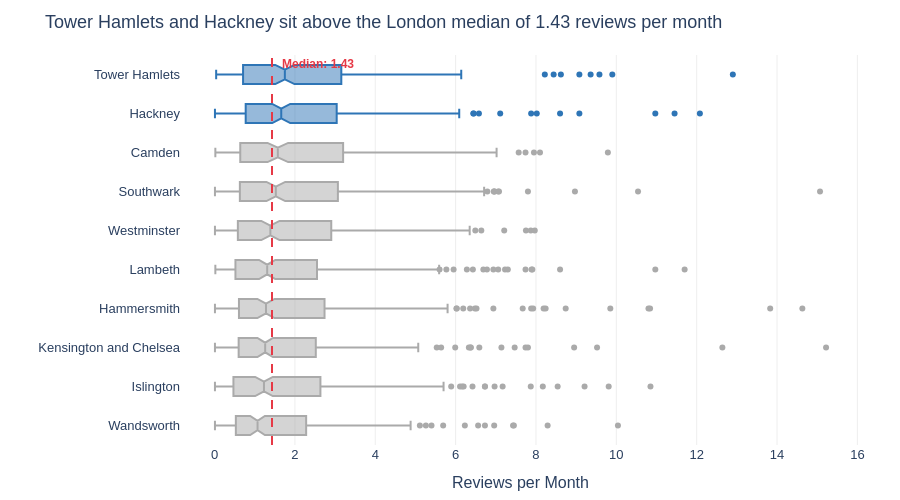

This figure's notebook cell:
### Markdown cell above
## Task 2 — Box plot: listing activity by borough

**What to build:** A **horizontal box plot** comparing listing activity (reviews per month) across London boroughs — reviews per month is a proxy for how frequently a listing is booked.

**Requirements:**
- Horizontal orientation (borough names are long)
- Sorted by median reviews per month (most active at top)
- Highlight the **two most active** boroughs in a different colour
- Outliers shown as individual points
- Insight title naming the two busiest boroughs

> 💡 Some listings have zero reviews — these are new or inactive listings. Filter them out with before plotting

### Code cell
# Task 2

active = df.loc[df['reviews_per_month'] > 0].copy()

med_order = active.groupby('neighbourhood')['reviews_per_month'].median().sort_values(ascending=False).index.tolist()

busiest = med_order[:2]

fig = px.box(
    data_frame=active, 
    y='neighbourhood', x='reviews_per_month',
    color='neighbourhood',
    color_discrete_map={n: ('#2E75B6' if n in busiest else '#AAAAAA') for n in med_order},
    notched=True,                  
    points='outliers',             
    labels={'reviews_per_month': 'Reviews per Month', 'neighbourhood': ''},
    category_orders={'neighbourhood': med_order}, height=500
)

median_reviews = active['reviews_per_month'].median()

fig.add_vline(x=median_reviews, line_dash='dash', line_color='#E63946', line_width=2,
              annotation=dict(
                  text=f'<b>Median: {median_reviews:.2f}',
                  font=dict(color='#E63946', size=12),
                  xanchor='left',
                  yanchor='top',
                  xshift=8,
              ))

fig.update_layout(
    title='Tower Hamlets and Hackney sit above the London median of 1.43 reviews per month',
    plot_bgcolor='white', paper_bgcolor='white',
    font=dict(family='Arial', size=13),
    xaxis=dict(gridcolor='#EEEEEE', title='Reviews per Month'),
    yaxis=dict(showgrid=False),
    showlegend=False,
    margin=dict(l=60, r=40, t=55, b=40)
)
fig.show()

### Figure 1 — Plotly figure (JSON) as saved in the notebook; plotly's stock layout.template omitted (floating-point values rounded to 4 significant figures; data arrays with more than 128 entries replaced by an {"elided": "..."} marker saying what was removed)
{"data": [{"alignmentgroup": "True", "boxpoints": "outliers", "hovertemplate": "=%{y}<br>Reviews per Month=%{x}<extra></extra>", "legendgroup": "Tower Hamlets", "marker": {"color": "#2E75B6"}, "name": "Tower Hamlets", "notched": true, "offsetgroup": "Tower Hamlets", "orientation": "h", "showlegend": true, "type": "box", "x": {"elided": "259 float values"}, "x0": " ", "xaxis": "x", "y": {"elided": "259 str values"}, "y0": " ", "yaxis": "y"}, {"alignmentgroup": "True", "boxpoints": "outliers", "hovertemplate": "=%{y}<br>Reviews per Month=%{x}<extra></extra>", "legendgroup": "Hackney", "marker": {"color": "#2E75B6"}, "name": "Hackney", "notched": true, "offsetgroup": "Hackney", "orientation": "h", "showlegend": true, "type": "box", "x": {"elided": "252 float values"}, "x0": " ", "xaxis": "x", "y": {"elided": "252 str values"}, "y0": " ", "yaxis": "y"}, {"alignmentgroup": "True", "boxpoints": "outliers", "hovertemplate": "=%{y}<br>Reviews per Month=%{x}<extra></extra>", "legendgroup": "Camden", "marker": {"color": "#AAAAAA"}, "name": "Camden", "notched": true, "offsetgroup": "Camden", "orientation": "h", "showlegend": true, "type": "box", "x": {"elided": "246 float values"}, "x0": " ", "xaxis": "x", "y": {"elided": "246 str values"}, "y0": " ", "yaxis": "y"}, {"alignmentgroup": "True", "boxpoints": "outliers", "hovertemplate": "=%{y}<br>Reviews per Month=%{x}<extra></extra>", "legendgroup": "Southwark", "marker": {"color": "#AAAAAA"}, "name": "Southwark", "notched": true, "offsetgroup": "Southwark", "orientation": "h", "showlegend": true, "type": "box", "x": {"elided": "270 float values"}, "x0": " ", "xaxis": "x", "y": {"elided": "270 str values"}, "y0": " ", "yaxis": "y"}, {"alignmentgroup": "True", "boxpoints": "outliers", "hovertemplate": "=%{y}<br>Reviews per Month=%{x}<extra></extra>", "legendgroup": "Westminster", "marker": {"color": "#AAAAAA"}, "name": "Westminster", "notched": true, "offsetgroup": "Westminster", "orientation": "h", "showlegend": true, "type": "box", "x": {"elided": "260 float values"}, "x0": " ", "xaxis": "x", "y": {"elided": "260 str values"}, "y0": " ", "yaxis": "y"}, {"alignmentgroup": "True", "boxpoints": "outliers", "hovertemplate": "=%{y}<br>Reviews per Month=%{x}<extra></extra>", "legendgroup": "Lambeth", "marker": {"color": "#AAAAAA"}, "name": "Lambeth", "notched": true, "offsetgroup": "Lambeth", "orientation": "h", "showlegend": true, "type": "box", "x": {"elided": "250 float values"}, "x0": " ", "xaxis": "x", "y": {"elided": "250 str values"}, "y0": " ", "yaxis": "y"}, {"alignmentgroup": "True", "boxpoints": "outliers", "hovertemplate": "=%{y}<br>Reviews per Month=%{x}<extra></extra>", "legendgroup": "Hammersmith", "marker": {"color": "#AAAAAA"}, "name": "Hammersmith", "notched": true, "offsetgroup": "Hammersmith", "orientation": "h", "showlegend": true, "type": "box", "x": {"elided": "245 float values"}, "x0": " ", "xaxis": "x", "y": {"elided": "245 str values"}, "y0": " ", "yaxis": "y"}, {"alignmentgroup": "True", "boxpoints": "outliers", "hovertemplate": "=%{y}<br>Reviews per Month=%{x}<extra></extra>", "legendgroup": "Kensington and Chelsea", "marker": {"color": "#AAAAAA"}, "name": "Kensington and Chelsea", "notched": true, "offsetgroup": "Kensington and Chelsea", "orientation": "h", "showlegend": true, "type": "box", "x": {"elided": "246 float values"}, "x0": " ", "xaxis": "x", "y": {"elided": "246 str values"}, "y0": " ", "yaxis": "y"}, {"alignmentgroup": "True", "boxpoints": "outliers", "hovertemplate": "=%{y}<br>Reviews per Month=%{x}<extra></extra>", "legendgroup": "Islington", "marker": {"color": "#AAAAAA"}, "name": "Islington", "notched": true, "offsetgroup": "Islington", "orientation": "h", "showlegend": true, "type": "box", "x": {"elided": "241 float values"}, "x0": " ", "xaxis": "x", "y": {"elided": "241 str values"}, "y0": " ", "yaxis": "y"}, {"alignmentgroup": "True", "boxpoints": "outliers", "hovertemplate": "=%{y}<br>Reviews per Month=%{x}<extra></extra>", "legendgroup": "Wandsworth", "marker": {"color": "#AAAAAA"}, "name": "Wandsworth", "notched": true, "offsetgroup": "Wandsworth", "orientation": "h", "showlegend": true, "type": "box", "x": {"elided": "226 float values"}, "x0": " ", "xaxis": "x", "y": {"elided": "226 str values"}, "y0": " ", "yaxis": "y"}], "layout": {"annotations": [{"font": {"color": "#E63946", "size": 12}, "showarrow": false, "text": "<b>Median: 1.43", "x": 1.43, "xanchor": "left", "xref": "x", "xshift": 8, "y": 1, "yanchor": "top", "yref": "y domain"}], "boxmode": "overlay", "font": {"family": "Arial", "size": 13}, "height": 500, "legend": {"title": {"text": ""}, "tracegroupgap": 0}, "margin": {"b": 40, "l": 60, "r": 40, "t": 55}, "paper_bgcolor": "white", "plot_bgcolor": "white", "shapes": [{"line": {"color": "#E63946", "dash": "dash", "width": 2}, "type": "line", "x0": 1.43, "x1": 1.43, "xref": "x", "y0": 0, "y1": 1, "yref": "y domain"}], "showlegend": false, "title": {"text": "Tower Hamlets and Hackney sit above the London median of 1.43 reviews per month"}, "xaxis": {"anchor": "y", "domain": [0, 1], "gridcolor": "#EEEEEE", "title": {"text": "Reviews per Month"}}, "yaxis": {"anchor": "x", "categoryarray": ["Wandsworth", "Islington", "Kensington and Chelsea", "Hammersmith", "Lambeth", "Westminster", "Southwark", "Camden", "Hackney", "Tower Hamlets"], "categoryorder": "array", "domain": [0, 1], "showgrid": false, "title": {"text": ""}}}}
